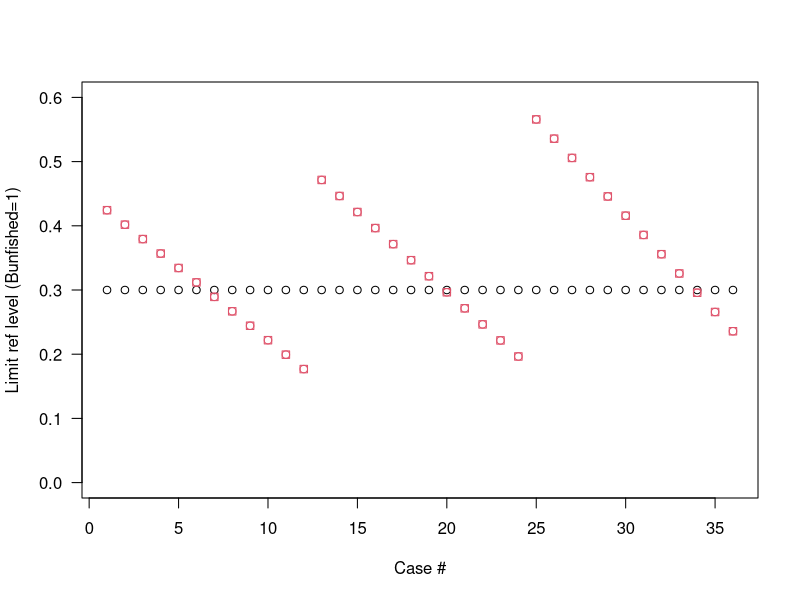

Write R code to recreate this figure.
#HARVEST STRATEGIES AND REFERENCE POINTS EXPLORATION

library(lattice)

#Compare Blim DoF and NMFS

limit.Dof=.3

Min.M=exp(1.44-0.982*log(7))
Max.M=exp(1.44-0.982*log(80))

M=seq(Max.M,Min.M,by=.05)
BMSY.conv=c(.45,.5,.6)

Mat=expand.grid(M,BMSY.conv)
Mat=as.data.frame(Mat)
names(Mat)=c("M","BMSY.conv")
B.unfished=1

Mat$Dof.limit=B.unfished*limit.Dof
Mat$NMFS.limit=(1-Mat$M)*(B.unfished*Mat$BMSY.conv)
Mat=Mat[order(Mat$BMSY.conv),]

plot(1:nrow(Mat),Mat$Dof.limit,ylim=c(0,.6),xlab="Case #", ylab="Limit ref level (Bunfished=1)",las=1)
points(1:nrow(Mat),Mat$NMFS.limit,col=2,pch=21)
points(1:nrow(Mat),Mat$NMFS.limit,col=2,pch=Mat$BMSY.conv)



